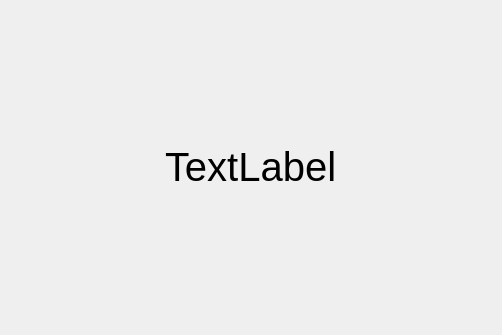
<?xml version="1.0" encoding="UTF-8"?>
<ui version="4.0">
 <class>page</class>
 <widget class="QWidget" name="page">
  <property name="geometry">
   <rect>
    <x>0</x>
    <y>0</y>
    <width>502</width>
    <height>335</height>
   </rect>
  </property>
  <property name="windowTitle">
   <string>Form</string>
  </property>
  <layout class="QGridLayout" name="gridLayout">
   <item row="0" column="1">
    <spacer name="verticalSpacer_2">
     <property name="orientation">
      <enum>Qt::Vertical</enum>
     </property>
     <property name="sizeHint" stdset="0">
      <size>
       <width>20</width>
       <height>141</height>
      </size>
     </property>
    </spacer>
   </item>
   <item row="1" column="0">
    <spacer name="horizontalSpacer">
     <property name="orientation">
      <enum>Qt::Horizontal</enum>
     </property>
     <property name="sizeHint" stdset="0">
      <size>
       <width>212</width>
       <height>20</height>
      </size>
     </property>
    </spacer>
   </item>
   <item row="1" column="1">
    <widget class="QLabel" name="label">
     <property name="font">
      <font>
       <pointsize>30</pointsize>
      </font>
     </property>
     <property name="text">
      <string>TextLabel</string>
     </property>
    </widget>
   </item>
   <item row="1" column="2">
    <spacer name="horizontalSpacer_2">
     <property name="orientation">
      <enum>Qt::Horizontal</enum>
     </property>
     <property name="sizeHint" stdset="0">
      <size>
       <width>211</width>
       <height>20</height>
      </size>
     </property>
    </spacer>
   </item>
   <item row="2" column="1">
    <spacer name="verticalSpacer">
     <property name="orientation">
      <enum>Qt::Vertical</enum>
     </property>
     <property name="sizeHint" stdset="0">
      <size>
       <width>20</width>
       <height>141</height>
      </size>
     </property>
    </spacer>
   </item>
  </layout>
 </widget>
 <resources/>
 <connections/>
</ui>
